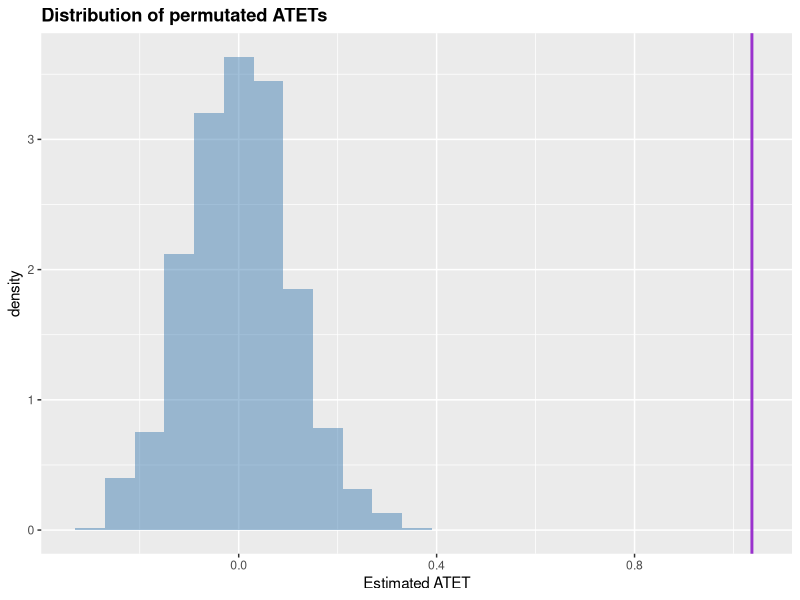

Recreate this plot in R.
### Fisher Exact Testing
### Jeremy L Hour
### 10 octobre 2016

### Very simple example of Fisher Tests for regression
### NB: not directly related to the project


setwd("//ulysse/users/JL.HOUR/1A_These/A. Research/RegSynthProject/regsynth")
rm(list=ls())

### 0. Settings

### Load packages
library("MASS")
library("ggplot2")


### Monte Carlo Experiment

### 1. DGP
n = 500
p = 5
X = matrix(rnorm(2*n*p), ncol=p)
d = c(rep(0,n),rep(1,n))
mu = 1
beta = c(1,-.8,.6,-.4,.2)
y = d*mu + X%*%beta +  rnorm(2*n, sd=1.5)

### 2. Original sample stats
lm.orig = lm(y ~ d + X)
summary(lm.orig)
theta.hat = coef(lm.orig)['d']
print(theta.hat)

### 3. Permutation function
permutation.iter = function(d,y,X){
  dstar = sample(d)
  lm.b = lm(y ~ dstar + X)
  return(coef(lm.b)['dstar'])
}

permutation.iter(d,y,X)

### 4. Fisher Testing
B = 1000
theta.reshuffled = replicate(B, permutation.iter(d,y,X), simplify="vector")
p.val = sum(theta.hat < theta.reshuffled)/B

titer = data.frame(val=theta.reshuffled)

ggplot(titer, aes(x=val)) + 
  geom_histogram(binwidth = .06, alpha=.5, position='identity',fill="steelblue", aes(y = ..density..)) +
  scale_x_continuous(name="Estimated ATET") +
  ggtitle("Distribution of permutated ATETs") + 
  geom_vline(xintercept = theta.hat, colour="darkorchid3", size=1) +
  theme(plot.title = element_text(lineheight=.8, face="bold"),legend.position="none")